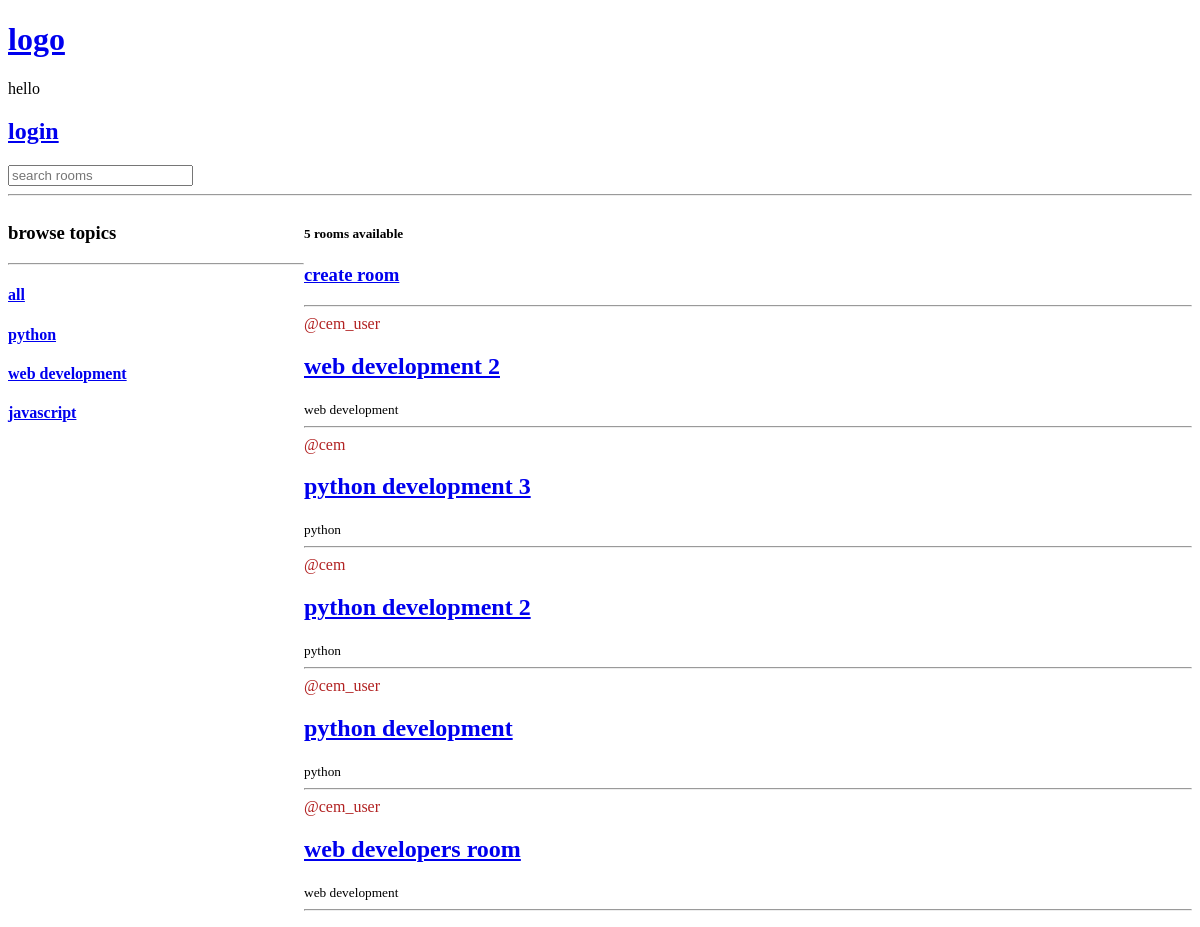
Before: / with the older database file.
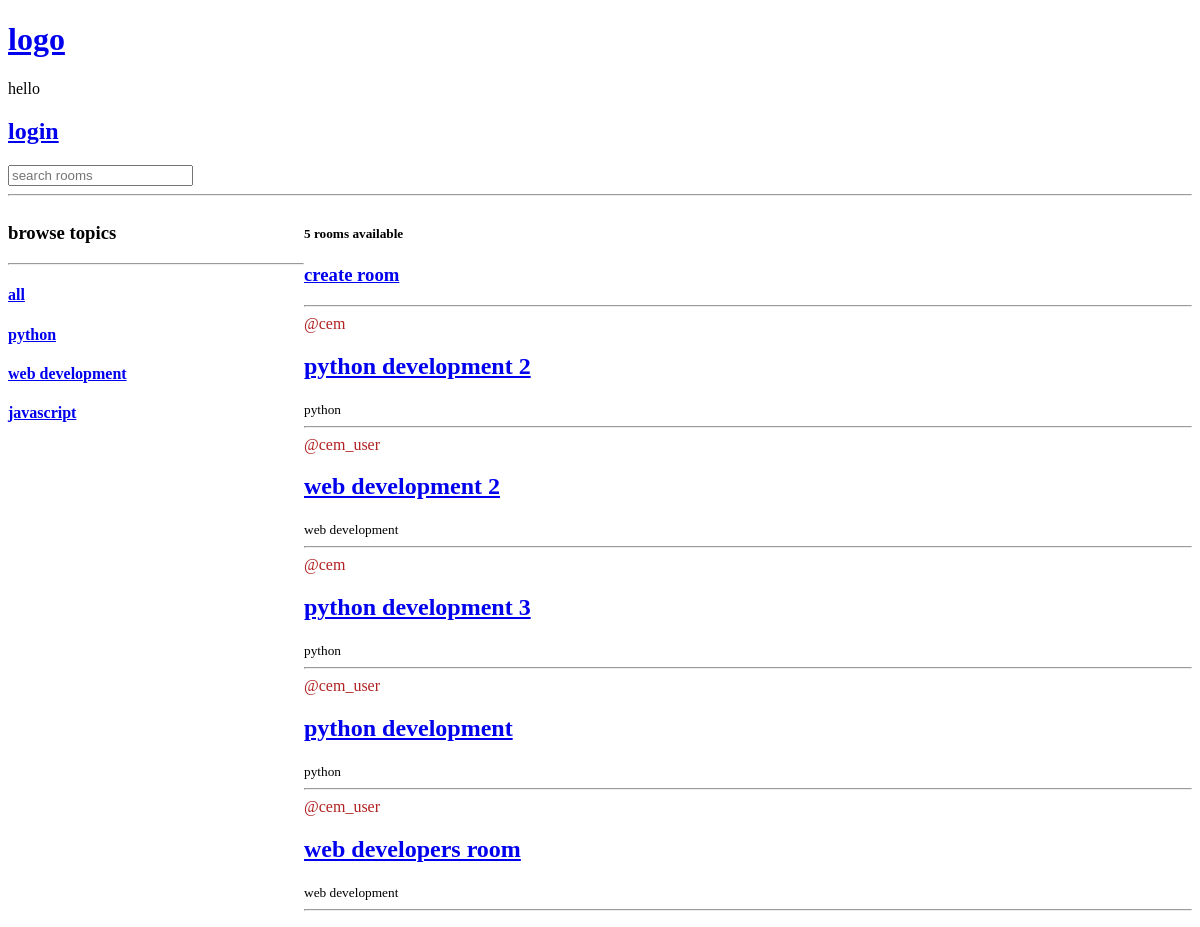
After: the same page with the newer database file.
### main/models.py (models this page shows, shortened)
class Topic(models.Model):
    name = models.CharField(max_length=200)

class Room(models.Model):
    host = models.ForeignKey(User, on_delete=models.SET_NULL, null=True)
    topic = models.ForeignKey(Topic, on_delete=models.SET_NULL, null=True)
    name = models.CharField(max_length=200)
    description = models.TextField(null=True, blank=True)
    participants = models.ManyToManyField(User, related_name='participants', blank=True)
    updated = models.DateTimeField(auto_now=True)
    created = models.DateTimeField(auto_now_add=True)
    class Meta:
        ordering = ['-updated', '-created']

### main/views.py (the view)
# urls.py: 2. Add a URL to urlpatterns:  path('', views.home, name='home')
def home(request):
    q = request.GET.get('q') if request.GET.get('q') != None else ''
    rooms = Room.objects.filter(
        Q(topic__name__icontains=q) |
        Q(name__icontains=q) |
        Q(description__icontains=q) |
        Q(host__username__icontains=q)
        )
    room_count = rooms.count()
    topics = Topic.objects.all()
    context = {'rooms': rooms, "topics":topics, "room_count": room_count}
    return render(request, 'main/home.html', context)

### main/templates/main/home.html (shortened to what this page needs)
{% extends 'index.html' %}
{% block content %}
{% load static %}
<link rel="stylesheet" type="text/css" href="{% static 'main/style.css' %}">
<div class="home-container">
    <div>
        <h3>browse topics</h3>
        <hr>
        <div>
            <h4><a href="{% url 'home' %}">all</a></h4>
        </div>
        {% for topic in topics %}
        <div>
            <h4><a href="{% url 'home' %}?q={{topic.name}}">{{topic.name}}</a></h4>
        </div>
        {% endfor %}
    </div>
    <div>
        {% if room_count == 0 %}
        <h5>no rooms available</h5>
        {% elif room_count == 1 %}
        <h5>{{room_count}} room available</h5>
        {% else %}
        <h5>{{room_count}} rooms available</h5>
        {% endif %}
        <h3><a href="{% url 'create-room' %}">create room</a></h3>
        <hr>
    {% for room in rooms %}
        <span style="color:firebrick">@{{room.host.username}}</span>
        <h2>{{rooom.id}}  <a href="{% url 'room' room.pk %}">{{room.name}}</a></h2>
        <small>{{room.topic.name}}</small>
        <hr>
    {% endfor %}
    </div>
</div>
{% endblock %}

Changed rows visible on the page:
changed Room "python development 2": moves up the list
